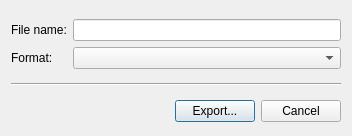
<?xml version="1.0" encoding="UTF-8"?>
<ui version="4.0">
 <class>FileExportDialog</class>
 <widget class="QDialog" name="FileExportDialog">
  <property name="geometry">
   <rect>
    <x>0</x>
    <y>0</y>
    <width>352</width>
    <height>136</height>
   </rect>
  </property>
  <property name="windowTitle">
   <string>Export Structures</string>
  </property>
  <layout class="QVBoxLayout">
   <property name="bottomMargin">
    <number>5</number>
   </property>
   <item>
    <layout class="QGridLayout" name="file_format_layout">
     <item row="0" column="0">
      <widget class="QLabel" name="filename_lbl">
       <property name="text">
        <string>File name:</string>
       </property>
      </widget>
     </item>
     <item row="0" column="1">
      <widget class="QLineEdit" name="filename_le"/>
     </item>
     <item row="1" column="0">
      <widget class="QLabel" name="format_lbl">
       <property name="text">
        <string>Format:</string>
       </property>
      </widget>
     </item>
     <item row="1" column="1">
      <widget class="QComboBox" name="format_combo"/>
     </item>
    </layout>
   </item>
   <item>
    <widget class="Line" name="line">
     <property name="orientation">
      <enum>Qt::Horizontal</enum>
     </property>
    </widget>
   </item>
   <item>
    <layout class="QHBoxLayout" name="horizontalLayout">
     <item>
      <spacer name="horizontalSpacer">
       <property name="orientation">
        <enum>Qt::Horizontal</enum>
       </property>
       <property name="sizeHint" stdset="0">
        <size>
         <width>40</width>
         <height>20</height>
        </size>
       </property>
      </spacer>
     </item>
     <item>
      <widget class="QPushButton" name="export_btn">
       <property name="text">
        <string>Export...</string>
       </property>
      </widget>
     </item>
     <item>
      <widget class="QPushButton" name="cancel_btn">
       <property name="text">
        <string>Cancel</string>
       </property>
      </widget>
     </item>
    </layout>
   </item>
  </layout>
 </widget>
 <resources/>
 <connections>
  <connection>
   <sender>cancel_btn</sender>
   <signal>clicked()</signal>
   <receiver>FileExportDialog</receiver>
   <slot>reject()</slot>
   <hints>
    <hint type="sourcelabel">
     <x>304</x>
     <y>114</y>
    </hint>
    <hint type="destinationlabel">
     <x>175</x>
     <y>67</y>
    </hint>
   </hints>
  </connection>
 </connections>
</ui>
